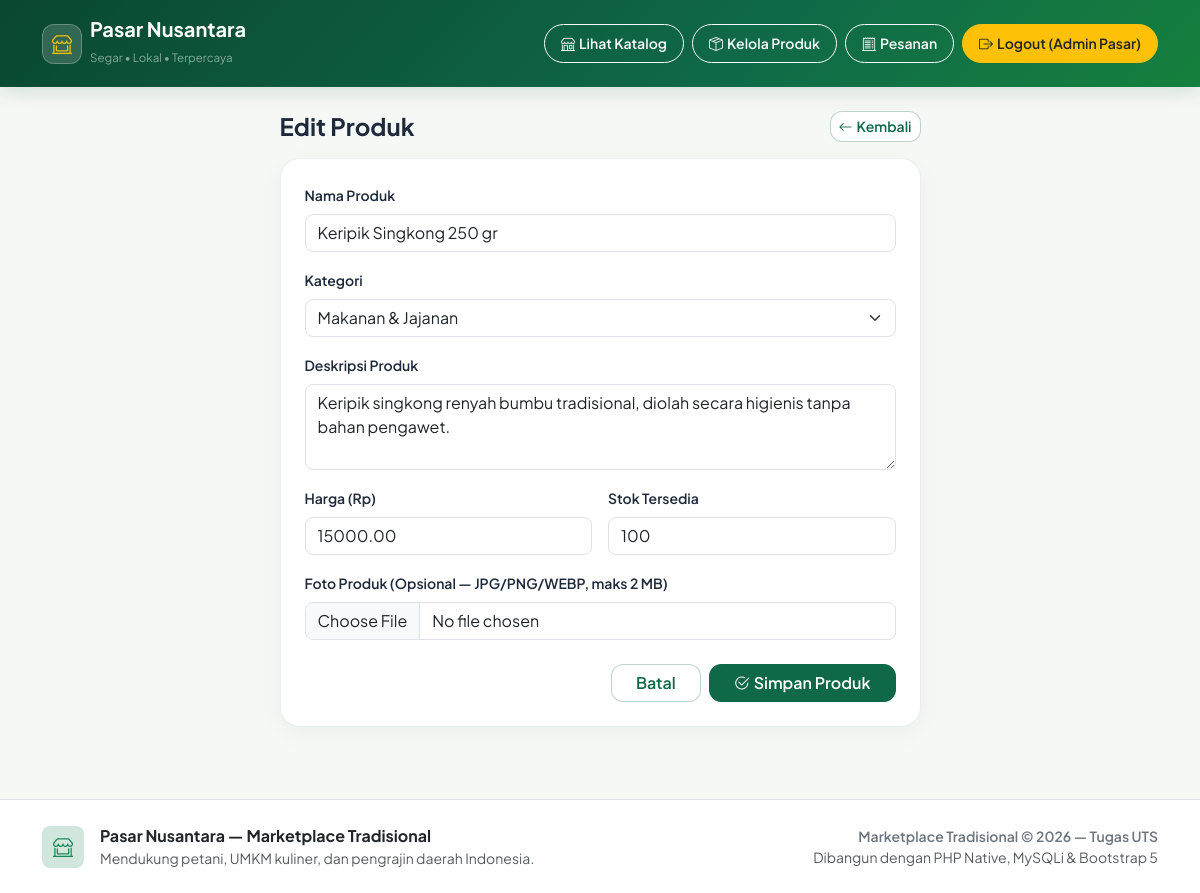
/admin/produk_form.php?id=2 (signed in), run on the app's committed database.
### tables this page shows
CREATE TABLE produk (
  id INT AUTO_INCREMENT PRIMARY KEY,
  user_id INT NOT NULL,
  kategori_id INT NOT NULL,
  nama_produk VARCHAR(150) NOT NULL,
  deskripsi TEXT,
  harga DECIMAL(12,2) NOT NULL,
  stok INT NOT NULL DEFAULT 0,
  gambar VARCHAR(255) DEFAULT NULL,
  created_at TIMESTAMP DEFAULT CURRENT_TIMESTAMP,
  FOREIGN KEY (user_id) REFERENCES users(id) ON DELETE CASCADE,
  FOREIGN KEY (kategori_id) REFERENCES kategori(id)
);

CREATE TABLE kategori (
  id INT AUTO_INCREMENT PRIMARY KEY,
  nama_kategori VARCHAR(100) NOT NULL
);

### includes/init.php (called while the page is built, shortened)
<?php
function e($s) { return htmlspecialchars((string)$s, ENT_QUOTES, 'UTF-8'); }

### admin/produk_form.php (the view, shortened to what this page needs)
<?php
require '../includes/init.php'; require_admin();
$id = (int)($_GET['id'] ?? 0); $p = ['nama_produk'=>'','kategori_id'=>0,'deskripsi'=>'','harga'=>'','stok'=>'','gambar'=>null]; $err = '';
if ($id) {
    $st = $db->prepare('SELECT * FROM produk WHERE id=?'); $st->bind_param('i', $id); $st->execute();
    $p = $st->get_result()->fetch_assoc() ?: exit('Produk tidak ditemukan.');
}
$kategori = $db->query('SELECT * FROM kategori');
$title = $id ? 'Edit Produk' : 'Tambah Produk'; $base = '../'; require '../includes/header.php';
?>
<div class="row justify-content-center">
  <div class="col-lg-7">
    <div class="d-flex align-items-center justify-content-between mb-3">
      <h4 class="fw-bold mb-0"><?= e($title) ?></h4>
      <a href="produk.php" class="btn btn-outline-pasar btn-sm"><i class="bi bi-arrow-left me-1"></i>Kembali</a>
    </div>
    <form method="post" enctype="multipart/form-data" class="surface-card p-4">
      <div class="mb-3">
        <label class="form-label fw-semibold small">Nama Produk</label>
        <input class="form-control rounded-3" name="nama_produk" value="<?= e($p['nama_produk']) ?>" required>
      </div>
      <div class="mb-3">
        <label class="form-label fw-semibold small">Kategori</label>
        <select class="form-select rounded-3" name="kategori_id" required>
          <?php foreach ($kategori as $k): ?>
            <option value="<?= $k['id'] ?>" <?= $p['kategori_id'] == $k['id'] ? 'selected' : '' ?>><?= e($k['nama_kategori']) ?></option>
          <?php endforeach; ?>
        </select>
      </div>
      <div class="mb-3">
        <label class="form-label fw-semibold small">Deskripsi Produk</label>
        <textarea class="form-control rounded-3" name="deskripsi" rows="3"><?= e($p['deskripsi']) ?></textarea>
      </div>
      <div class="row g-3 mb-3">
        <div class="col-sm-6">
          <label class="form-label fw-semibold small">Harga (Rp)</label>
          <input type="number" min="1" step="any" class="form-control rounded-3" name="harga" value="<?= e($p['harga']) ?>" required>
        </div>
        <div class="col-sm-6">
          <label class="form-label fw-semibold small">Stok Tersedia</label>
          <input type="number" min="0" class="form-control rounded-3" name="stok" value="<?= e($p['stok']) ?>" required>
        </div>
      </div>
      <div class="mb-4">
        <label class="form-label fw-semibold small">Foto Produk (Opsional — JPG/PNG/WEBP, maks 2 MB)</label>
        <input type="file" class="form-control rounded-3" name="gambar" accept="image/*">
      </div>
      <div class="d-flex justify-content-end gap-2">
        <a href="produk.php" class="btn btn-outline-pasar px-4">Batal</a>
        <button class="btn btn-pasar px-4"><i class="bi bi-check2-circle me-1"></i>Simpan Produk</button>
      </div>
    </form>
  </div>
</div>
<?php require '../includes/footer.php'; ?>

### includes/header.php (style rules this page uses)
:root { --pasar-primary: #0f6848; --pasar-primary-dark: #0a4731; --pasar-accent: #f59e0b; --pasar-bg: #f6f8f5; --pasar-card-border: rgba(15, 104, 72, 0.09); }
body { font-family: 'Plus Jakarta Sans', system-ui, -apple-system, sans-serif; background-color: var(--pasar-bg); color: #1e293b; min-height: 100vh; display: flex; flex-direction: column; }
.btn-pasar { background-color: var(--pasar-primary); border-color: var(--pasar-primary); color: #fff; font-weight: 600; border-radius: 12px; transition: all 0.2s ease; }
.btn-outline-pasar { border: 1.5px solid rgba(15, 104, 72, 0.28); color: var(--pasar-primary); font-weight: 600; border-radius: 12px; background: #fff; transition: all 0.2s ease; }
.surface-card { background: #fff; border: 1px solid var(--pasar-card-border); border-radius: 20px; box-shadow: 0 6px 24px rgba(15, 23, 42, 0.04); }

### data on the page
produk: nama_produk "Keripik Singkong 250 gr", kategori_id "Makanan & Jajanan", deskripsi "Keripik singkong renyah bumbu tradisional, diolah secara higienis tanpa bahan pengawet.", harga "15000.00", stok "100"

### other printed values
$_SESSION['user']['nama'] "Admin Pasar"
$title "Edit Produk"
